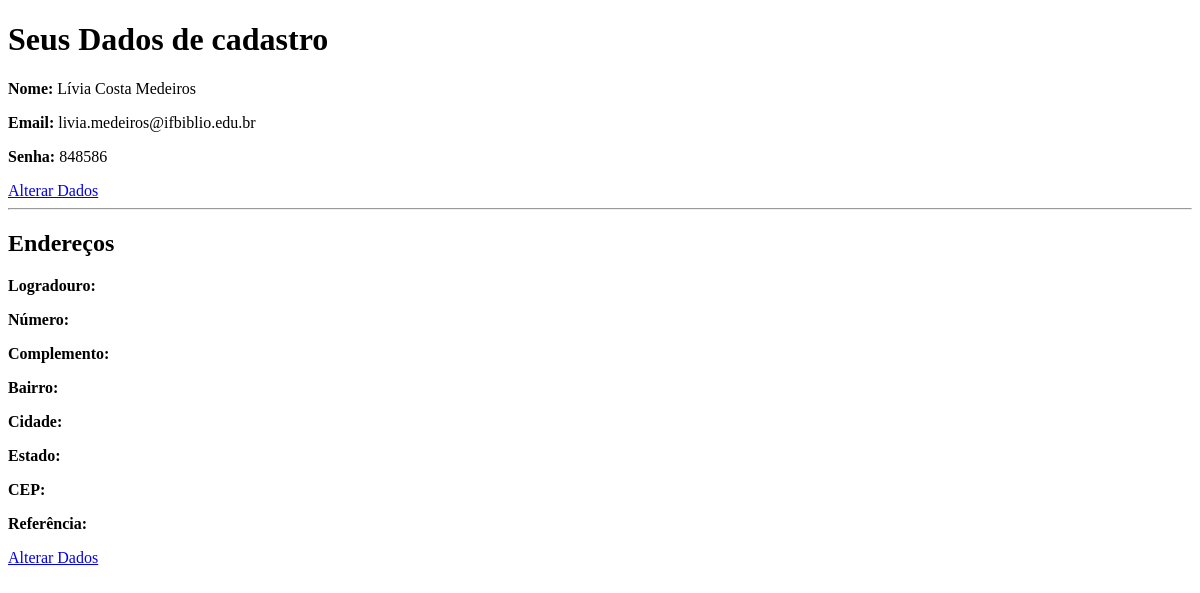
The app's page /seus_dados, older data.
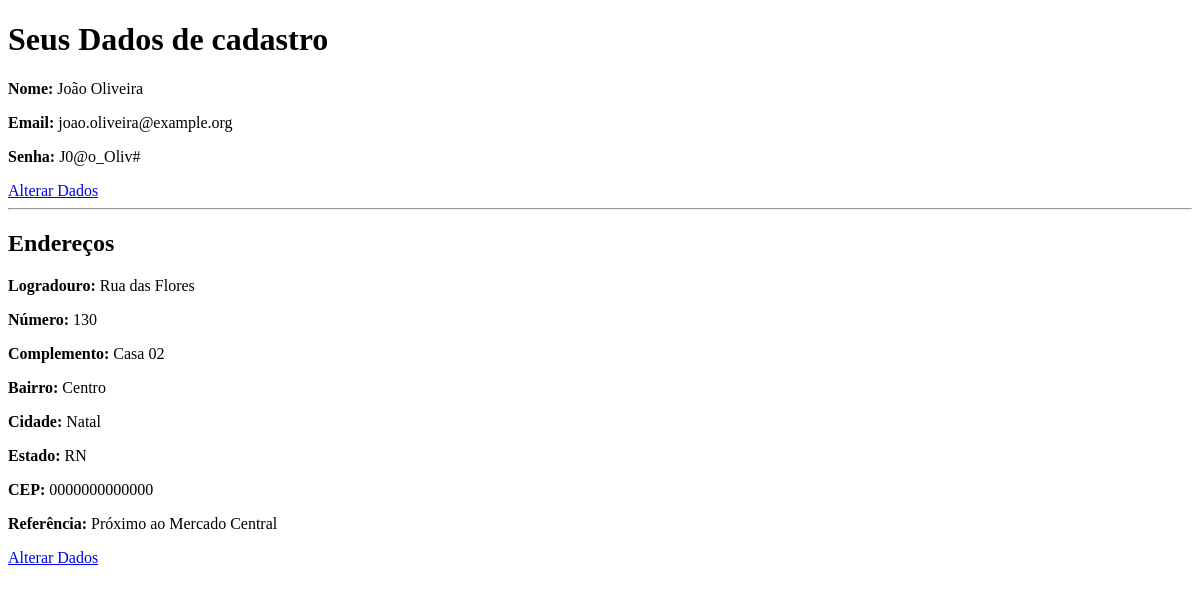
The same page, newer data.
### models/usuario.py (models this page shows, shortened)
class Usuario(db.Model, UserMixin):
    __tablename__= "usuario"
    id = db.Column(db.Integer, primary_key = True)
    nome = db.Column(db.String(100))
    email = db.Column(db.String(100))
    senha = db.Column(db.String(100))
    admin = db.Column(db.Integer)

### models/endereco.py (models this page shows, shortened)
class Endereco(db.Model):
    __tablename__ = "endereco"
    id = db.Column(db.Integer, primary_key=True)
    logradouro = db.Column(db.String(200))
    numero = db.Column(db.String(20))
    complemento = db.Column(db.String(100))
    bairro = db.Column(db.String(100))
    cidade = db.Column(db.String(100))
    estado = db.Column(db.String(2))
    cep = db.Column(db.String(20))
    referencia = db.Column(db.String(200))
    usuario_id = db.Column(db.Integer, db.ForeignKey('usuario.id'))
    usuario_id = db.Column(db.Integer, db.ForeignKey('usuario.id'))  # vínculo com o usuário
    usuario = db.relationship('Usuario', backref='enderecos')

### app.py (the view)
@app.route('/seus_dados')
def seus_dados():
    usuario = Usuario.query.first()
    endereco = Endereco.query.first()
    return render_template('seus_dados.html', dados=usuario, endereco=endereco)

### templates/seus_dados.html (shortened to what this page needs)
<!DOCTYPE html>
<html lang="pt-br">
<head>
</head>
<body>
    <h1>Seus Dados de cadastro</h1>
    <p><b>Nome:</b> {{ dados.nome }}</p>
    <p><b>Email:</b> {{ dados.email }}</p>
    <p><b>Senha:</b> {{ dados.senha }}</p>
    <a href="/altera_seus_dados">Alterar Dados</a>
    <hr>
    <h2>Endereços</h2>
        <p><b>Logradouro:</b> {{ endereco.logradouro }}</p>
            <p><b>Número:</b> {{ endereco.numero }}</p>
            <p><b>Complemento:</b> {{ endereco.complemento }}</p>
            <p><b>Bairro:</b> {{ endereco.bairro }}</p>
            <p><b>Cidade:</b> {{ endereco.cidade }}</p>
            <p><b>Estado:</b> {{ endereco.estado }}</p>
            <p><b>CEP:</b> {{ endereco.cep }}</p>
            <p><b>Referência:</b> {{ endereco.referencia }}</p>
   <a href="/gestao_endereco">Alterar Dados</a>
</body>
</html>

Row changes from the older to the newer data that the page shows:
changed Usuario: nome "Lívia Costa Medeiros" → "João Oliveira"; email "livia.medeiros@ifbiblio.edu.br" → "joao.oliveira@example.org"; senha "848586" → "J0@o_Oliv#"
added Endereco: logradouro "Rua das Flores", numero "130", complemento "Casa 02", bairro "Centro", cidade "Natal", estado "RN", cep "0000000000000", referencia "Próximo ao Mercado Central"
